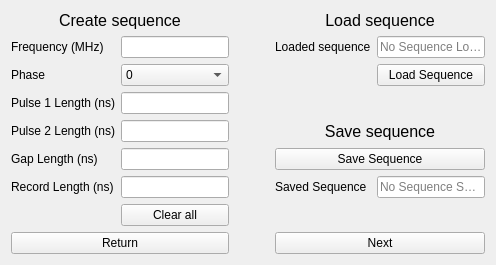
      <widget class="QWidget" name="tab_seq">
       <attribute name="title">
        <string>Sequence</string>
       </attribute>
       <layout class="QGridLayout" name="gridLayout_3">
        <item row="6" column="3">
         <widget class="QLabel" name="savedSeqLbl">
          <property name="text">
           <string>Saved Sequence</string>
          </property>
         </widget>
        </item>
        <item row="5" column="0">
         <widget class="QLabel" name="gapLenLbl">
          <property name="text">
           <string>Gap Length (ns)</string>
          </property>
         </widget>
        </item>
        <item row="2" column="0">
         <widget class="QLabel" name="phaseLbl">
          <property name="text">
           <string>Phase</string>
          </property>
         </widget>
        </item>
        <item row="4" column="0">
         <widget class="QLabel" name="pulse2LenLbl">
          <property name="text">
           <string>Pulse 2 Length (ns)</string>
          </property>
         </widget>
        </item>
        <item row="1" column="1">
         <widget class="QLineEdit" name="frequencyLineEdit"/>
        </item>
        <item row="3" column="1">
         <widget class="QLineEdit" name="pulse1LenLineEdit"/>
        </item>
        <item row="4" column="1">
         <widget class="QLineEdit" name="pulse2LenLineEdit"/>
        </item>
        <item row="5" column="1">
         <widget class="QLineEdit" name="gapLenLineEdit"/>
        </item>
        <item row="1" column="3">
         <widget class="QLabel" name="loadedSeqLbl">
          <property name="text">
           <string>Loaded sequence</string>
          </property>
         </widget>
        </item>
        <item row="3" column="0">
         <widget class="QLabel" name="pulse1LenLbl">
          <property name="text">
           <string>Pulse 1 Length (ns)</string>
          </property>
         </widget>
        </item>
        <item row="7" column="1">
         <widget class="QPushButton" name="clearAllBtn">
          <property name="text">
           <string>Clear all</string>
          </property>
         </widget>
        </item>
        <item row="4" column="2">
         <spacer name="horizontalSpacer">
          <property name="orientation">
           <enum>Qt::Horizontal</enum>
          </property>
          <property name="sizeHint" stdset="0">
           <size>
            <width>40</width>
            <height>20</height>
           </size>
          </property>
         </spacer>
        </item>
        <item row="6" column="1">
         <widget class="QLineEdit" name="recLenLineEdit"/>
        </item>
        <item row="1" column="0">
         <widget class="QLabel" name="frequencyLbl">
          <property name="text">
           <string>Frequency (MHz)</string>
          </property>
         </widget>
        </item>
        <item row="2" column="1">
         <widget class="QComboBox" name="phaseComboBox">
          <item>
           <property name="text">
            <string>0</string>
           </property>
          </item>
          <item>
           <property name="text">
            <string>90</string>
           </property>
          </item>
          <item>
           <property name="text">
            <string>180</string>
           </property>
          </item>
          <item>
           <property name="text">
            <string>270</string>
           </property>
          </item>
         </widget>
        </item>
        <item row="6" column="0">
         <widget class="QLabel" name="recordLenLbl">
          <property name="text">
           <string>Record Length (ns)</string>
          </property>
         </widget>
        </item>
        <item row="6" column="4">
         <widget class="QLineEdit" name="savedSeqLineEdit">
          <property name="placeholderText">
           <string>No Sequence Saved!</string>
          </property>
         </widget>
        </item>
        <item row="1" column="4">
         <widget class="QLineEdit" name="loadedSeqLineEdit">
          <property name="readOnly">
           <bool>true</bool>
          </property>
          <property name="placeholderText">
           <string>No Sequence Loaded!</string>
          </property>
         </widget>
        </item>
        <item row="2" column="4">
         <widget class="QPushButton" name="loadSeqBtn">
          <property name="text">
           <string>Load Sequence</string>
          </property>
         </widget>
        </item>
        <item row="4" column="3" colspan="2">
         <widget class="QLabel" name="saveSeqTitleLbl">
          <property name="font">
           <font>
            <pointsize>12</pointsize>
           </font>
          </property>
          <property name="text">
           <string>Save sequence</string>
          </property>
          <property name="alignment">
           <set>Qt::AlignCenter</set>
          </property>
         </widget>
        </item>
        <item row="8" column="0" colspan="2">
         <widget class="QPushButton" name="seqTabReturnBtn">
          <property name="text">
           <string>Return</string>
          </property>
         </widget>
        </item>
        <item row="0" column="3" colspan="2">
         <widget class="QLabel" name="loadSeqTitleLbl">
          <property name="font">
           <font>
            <pointsize>12</pointsize>
           </font>
          </property>
          <property name="text">
           <string>Load sequence</string>
          </property>
          <property name="alignment">
           <set>Qt::AlignCenter</set>
          </property>
         </widget>
        </item>
        <item row="0" column="0" colspan="2">
         <widget class="QLabel" name="createSeqLbl">
          <property name="sizePolicy">
           <sizepolicy hsizetype="Preferred" vsizetype="Fixed">
            <horstretch>0</horstretch>
            <verstretch>0</verstretch>
           </sizepolicy>
          </property>
          <property name="font">
           <font>
            <pointsize>12</pointsize>
           </font>
          </property>
          <property name="text">
           <string>Create sequence</string>
          </property>
          <property name="alignment">
           <set>Qt::AlignCenter</set>
          </property>
         </widget>
        </item>
        <item row="8" column="3" colspan="2">
         <widget class="QPushButton" name="seqTabNextBtn">
          <property name="text">
           <string>Next</string>
          </property>
         </widget>
        </item>
        <item row="5" column="3" colspan="2">
         <widget class="QPushButton" name="saveSeqBtn">
          <property name="text">
           <string>Save Sequence</string>
          </property>
         </widget>
        </item>
       </layout>
      </widget>
